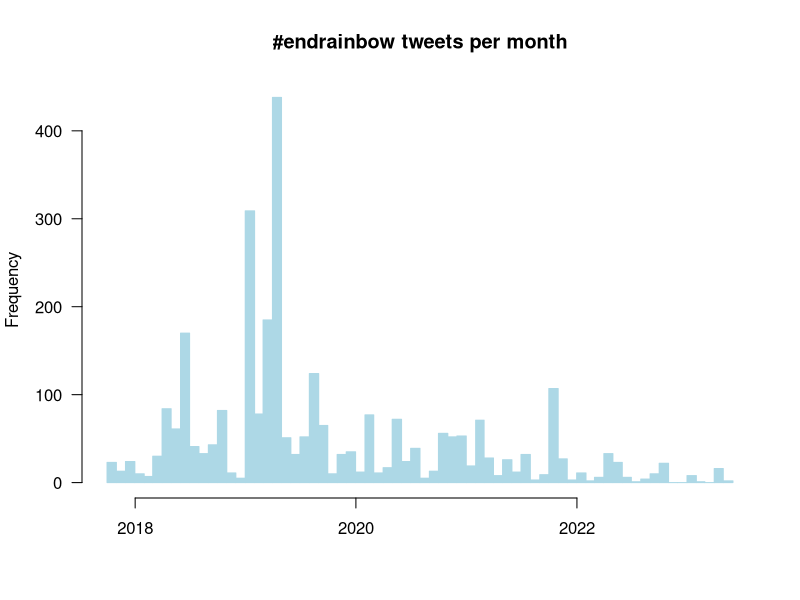
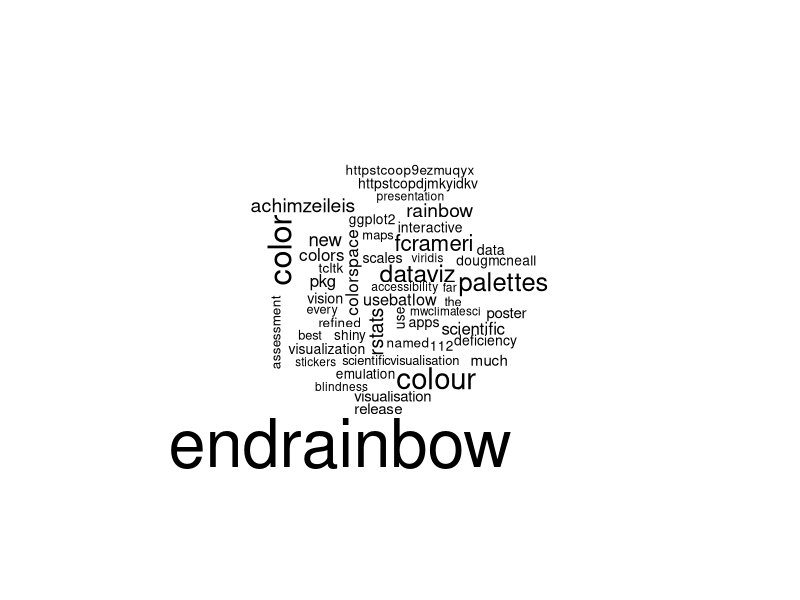

The R script that drew these images, in order:
## ---- chunk 1
knitr::opts_chunk$set(echo = TRUE)
## ---- chunk 2
library(tidyverse)
library(tm)
library(wordcloud)
library(lubridate)

## ---- chunk 3
tweets <- read_csv('data/end_rainbow_tweets.csv', col_names = c('handle', 'text', 'url', 'time'))
tweets1 <- read_csv('data/end_rainbow_tweets_1.csv', col_names = c('handle', 'text', 'url', 'time'))

tweets_merged <- rbind(tweets, tweets1)

## ---- chunk 4

length(unique(tweets_merged$handle))

## ---- chunk 5

head(sort(table(tweets_merged$handle), decreasing = TRUE), 20)

## ---- chunk 6
tweet_time <- mdy_hm(tweets_merged$time)
## ---- chunk 7
par(las = 1)
tweet_hist <- hist(tweet_time, 
                   breaks = 'months',
                   freq = TRUE,
                   main = "#endrainbow tweets per month",
                   xlab = '',
                   col = 'lightblue',
                   axes = FALSE,
                   border = 'lightblue'
)
Axis(tweet_time, side = 1, col = 'black')
Axis(side = 2, col = 'black')


## ---- chunk 8

library(wordcloud)

wcl <- wordcloud(tweets_merged$text, max.words = 50)

## ---- chunk 9
words <- tweets_merged$text

            corpus <- tm::Corpus(tm::VectorSource(words))
            corpus <- tm::tm_map(corpus, tm::removePunctuation)
            corpus <- tm::tm_map(corpus, function(x) tm::removeWords(x, 
                tm::stopwords()))

corpus[[1]]$content


## ---- chunk 10

#head(sort(termFreq(tweets_merged$text), decreasing = TRUE), 10)

head(sort(termFreq(corpus$content), decreasing = TRUE), 20)

## ---- chunk 11

tdm <- TermDocumentMatrix(corpus)

dtm <- DocumentTermMatrix(corpus)

fft <- findFreqTerms(tdm, lowfreq = 100)

fmft <- findMostFreqTerms(dtm,10)

#termFreq()
